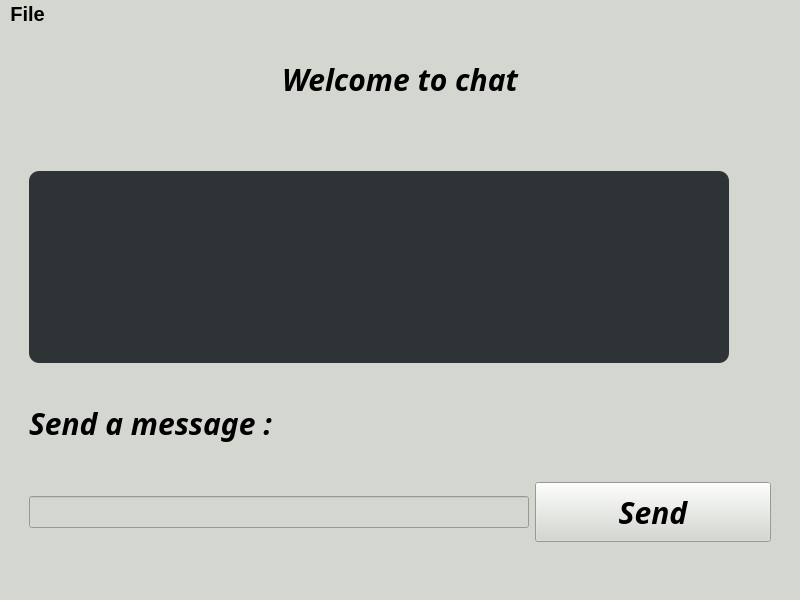
<?xml version="1.0" encoding="UTF-8"?>
<ui version="4.0">
 <class>Chat</class>
 <widget class="QMainWindow" name="Chat">
  <property name="geometry">
   <rect>
    <x>0</x>
    <y>0</y>
    <width>800</width>
    <height>600</height>
   </rect>
  </property>
  <property name="windowTitle">
   <string>MainWindow</string>
  </property>
  <property name="styleSheet">
   <string notr="true">background-color:rgb(211, 215, 207);
font: 75 italic 11pt &quot;Ubuntu Condensed&quot;;
font-weight:700;
font-size:20px;</string>
  </property>
  <widget class="QWidget" name="centralwidget">
   <layout class="QGridLayout" name="gridLayout">
    <item row="0" column="0">
     <layout class="QVBoxLayout" name="verticalLayout" stretch="0,0,0,0">
      <property name="leftMargin">
       <number>20</number>
      </property>
      <property name="topMargin">
       <number>20</number>
      </property>
      <property name="rightMargin">
       <number>20</number>
      </property>
      <property name="bottomMargin">
       <number>20</number>
      </property>
      <item>
       <widget class="QLabel" name="label">
        <property name="font">
         <font>
          <family>Ubuntu Condensed</family>
          <pointsize>-1</pointsize>
          <weight>87</weight>
          <italic>true</italic>
          <bold>true</bold>
         </font>
        </property>
        <property name="styleSheet">
         <string notr="true">font-weight: 700;
font-size: 30px;</string>
        </property>
        <property name="text">
         <string>Welcome to chat</string>
        </property>
        <property name="alignment">
         <set>Qt::AlignHCenter|Qt::AlignTop</set>
        </property>
        <property name="margin">
         <number>20</number>
        </property>
       </widget>
      </item>
      <item>
       <widget class="QListView" name="_messages">
        <property name="sizePolicy">
         <sizepolicy hsizetype="Preferred" vsizetype="Preferred">
          <horstretch>0</horstretch>
          <verstretch>0</verstretch>
         </sizepolicy>
        </property>
        <property name="maximumSize">
         <size>
          <width>700</width>
          <height>800</height>
         </size>
        </property>
        <property name="styleSheet">
         <string notr="true">font: 63 italic 11pt &quot;URW Bookman&quot;;
color: rgb(255, 255, 255);
background-color: rgb(46, 52, 54);
border-radius : 10px;
padding : 10px</string>
        </property>
       </widget>
      </item>
      <item>
       <widget class="QLabel" name="label_2">
        <property name="sizeIncrement">
         <size>
          <width>0</width>
          <height>0</height>
         </size>
        </property>
        <property name="baseSize">
         <size>
          <width>0</width>
          <height>0</height>
         </size>
        </property>
        <property name="font">
         <font>
          <family>Ubuntu Condensed</family>
          <pointsize>-1</pointsize>
          <weight>87</weight>
          <italic>true</italic>
          <bold>true</bold>
         </font>
        </property>
        <property name="styleSheet">
         <string notr="true">font-weight: 700;
font-size: 30px;</string>
        </property>
        <property name="lineWidth">
         <number>10</number>
        </property>
        <property name="text">
         <string>Send a message :</string>
        </property>
        <property name="margin">
         <number>15</number>
        </property>
        <property name="indent">
         <number>-1</number>
        </property>
       </widget>
      </item>
      <item>
       <layout class="QHBoxLayout" name="horizontalLayout_2" stretch="0,1">
        <item>
         <widget class="QLineEdit" name="_message">
          <property name="minimumSize">
           <size>
            <width>500</width>
            <height>30</height>
           </size>
          </property>
          <property name="styleSheet">
           <string notr="true"/>
          </property>
         </widget>
        </item>
        <item>
         <widget class="QPushButton" name="_send">
          <property name="sizePolicy">
           <sizepolicy hsizetype="Minimum" vsizetype="Fixed">
            <horstretch>0</horstretch>
            <verstretch>0</verstretch>
           </sizepolicy>
          </property>
          <property name="maximumSize">
           <size>
            <width>16777215</width>
            <height>60</height>
           </size>
          </property>
          <property name="font">
           <font>
            <family>Ubuntu Condensed</family>
            <pointsize>-1</pointsize>
            <weight>87</weight>
            <italic>true</italic>
            <bold>true</bold>
           </font>
          </property>
          <property name="cursor">
           <cursorShape>PointingHandCursor</cursorShape>
          </property>
          <property name="styleSheet">
           <string notr="true">font-weight: 700;
font-size: 30px;</string>
          </property>
          <property name="text">
           <string>Send</string>
          </property>
         </widget>
        </item>
       </layout>
      </item>
     </layout>
    </item>
   </layout>
  </widget>
  <widget class="QMenuBar" name="menubar">
   <property name="geometry">
    <rect>
     <x>0</x>
     <y>0</y>
     <width>800</width>
     <height>28</height>
    </rect>
   </property>
   <widget class="QMenu" name="menuFile">
    <property name="title">
     <string>File</string>
    </property>
    <addaction name="_quit_action"/>
   </widget>
   <addaction name="menuFile"/>
  </widget>
  <widget class="QStatusBar" name="statusbar"/>
  <action name="_quit_action">
   <property name="text">
    <string>Quit</string>
   </property>
   <property name="shortcut">
    <string>Ctrl+Q</string>
   </property>
  </action>
 </widget>
 <resources/>
 <connections/>
</ui>
